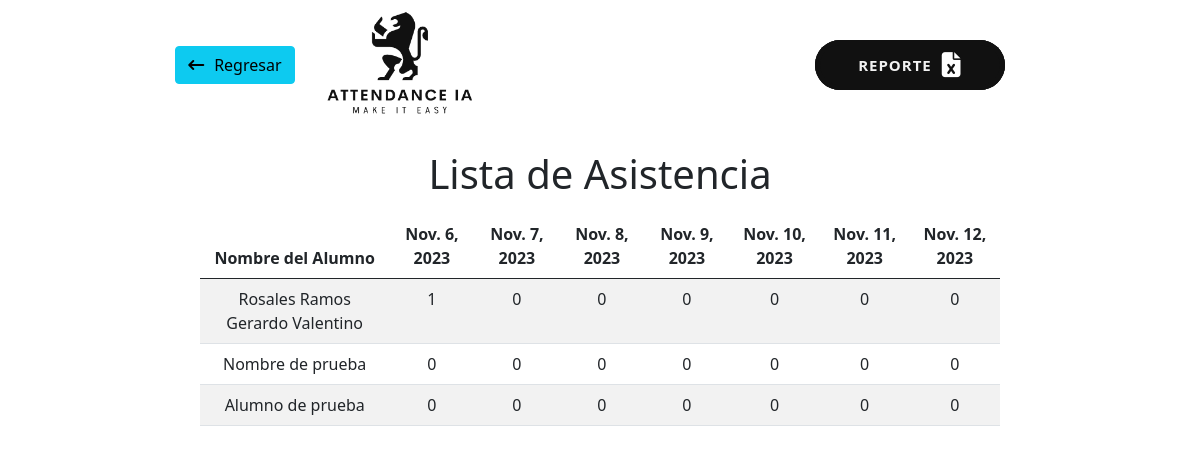
The app's page /reporte/, older data.
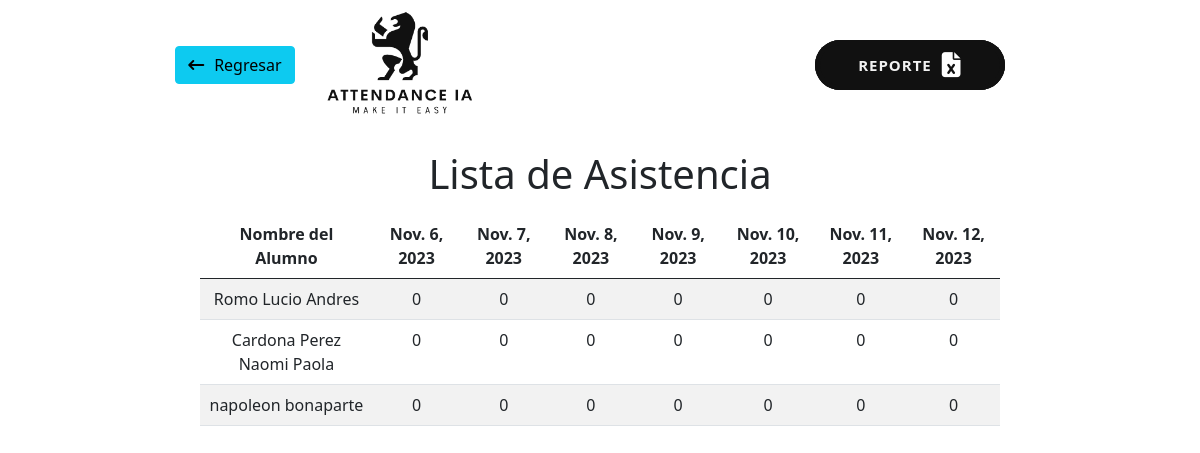
The same page, newer data.
### Aplicaciones/Academico/models.py (models this page shows)
class Alumno(models.Model):
    nua = models.CharField(primary_key=True,max_length=6)
    nombre = models.CharField(max_length=100)
    foto = models.ImageField(upload_to="alumnos", null=True)
    def __str__(self):
        texto = "{} ({})"
        return texto.format(self.nua, self.nombre)

### Aplicaciones/Academico/views.py (the view)
# urls.py: path('reporte/', views.verReporte),
def verReporte(request):
    dias = Dia.objects.filter(fecha__in=diasSemanaActual())
    registros = Alumno.objects.all()
    asistencias = []
    print(f'DIAS ===> {dias}')
    print(f'REGISTROS ===> {registros}')
    for i in registros:
        asistencia = Asistencia.objects.filter(alumno=i, dia__in=dias)
        if not asistencia:
            crearAsistenciaSemana(i)
            asistencia = Asistencia.objects.filter(alumno=i, dia__in=dias)
        print('******************************************')
        print(f'Alumno {i.nombre}')
        asistenciaAlumno = []
        asistenciaAlumno.append(i.nombre)
        for a in asistencia:
            print(f'{a.dia.fecha}: {a.asistencia}')
            asistenciaAlumno.append(a.asistencia)
        asistencias.append(asistenciaAlumno)
    return render(request, "reporte.html", {'dias': dias, 'asistencias': asistencias})

### Aplicaciones/Academico/views.py (called while the page is built)
def diasSemanaActual():
    fecha_actual = datetime.date.today()
    numero_dia_semana = fecha_actual.weekday()
    primer_dia_semana = fecha_actual - datetime.timedelta(days=numero_dia_semana)
    fechas_semana_actual = [primer_dia_semana + datetime.timedelta(days=i) for i in range(7)]
    return fechas_semana_actual

### Aplicaciones/Academico/templates/reporte.html (shortened to what this page needs)
<!DOCTYPE html>
<html lang="en">
<head>
  <link href="https://cdn.jsdelivr.net/npm/bootstrap@5.0.2/dist/css/bootstrap.min.css" rel="stylesheet"
>
  <link rel="stylesheet" href="../static/css/style.css">
</head>
<body>
  <nav style="display: flex; justify-content: space-around; padding-top: 10px;">
    <div style="display: flex; align-items: center;">
      <div>
        <a href="/" class="btn btn-info" style="margin: 30px"><i class="fa-solid fa-arrow-left-long" style="margin-right: 10px;"></i>Regresar</a>
      </div>
      <img src="../static/images/logo.png" alt="" style="width: 150px; height: 110px;">
    </div>
    <div class="center">
      <div class="outer button">
        <a href="obtenerReporte/" class="" style="display: flex; align-items: center; justify-content: center; font-weight: 700;">Reporte <i class="fa-solid fa-file-excel" style="color: #ffffff; font-size: 25px; margin-left: 10px;"></i></a>
      </div>
    </div>
  </nav>
  <div class="text-center" style="display: flex; justify-content: center; margin-top: 30px;">
    <div class="col-sm-12 col-md-6 col-lg-8 col-xl-8">
      <h1 class="text-center">Lista de Asistencia</h1>
      <div class="table-responsive py-2">
        <table class="table table-striped">
          <thead>
            <tr>
              <th>
                Nombre del Alumno
              </th>
              {% for a in dias %}
              <th>
                {{ a.fecha }}
              </th>
              {% endfor %}
            </tr>
          </thead>
          <tbody>
            {% for a in asistencias %}
            <tr>
              {% for b in a %}
              <td>
                {{b}}
              </td>
              {% endfor %}
            </tr>
            {% endfor %}
          </tbody>
        </table>
      </div>
    </div>
  </div>
</body>
</html>

Row changes from the older to the newer data that the page shows:
removed Alumno: a "Rosales Ramos Gerardo Valentino"
removed Alumno: a "Nombre de prueba"
removed Alumno: a "Alumno de prueba"
added Alumno: a "Romo Lucio Andres"
added Alumno: a "Cardona Perez Naomi Paola"
added Alumno: a "napoleon bonaparte"
Text that changed along with them:
list line gone: "1"
new list line: "0"
